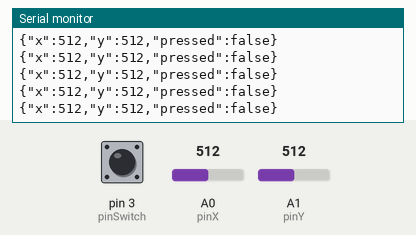
Recording of a sketch running on a simulated Arduino Uno, built for the host (arithmetic inside an expression is 32-bit, double 64-bit). On the bench: the last lines printed to the serial monitor. The inputs (shaded band) are chosen by the test bench; at power-on: A1 (pinY) = 512, A0 (pinX) = 512, pin 3 (pinSwitch) HIGH.

Above: at 7.3 s.
7.4 s: A1 (pinY) set to 111
At 8.4 s:
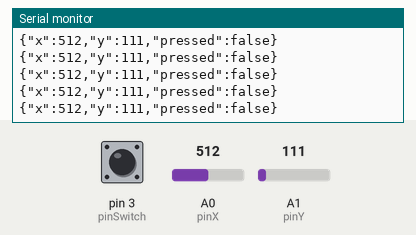
10.4 s: A1 (pinY) set to 93
At 10.9 s:
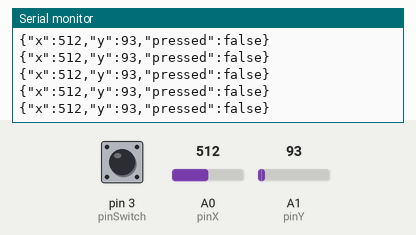
15.9 s: A0 (pinX) set to 8
At 16.7 s:
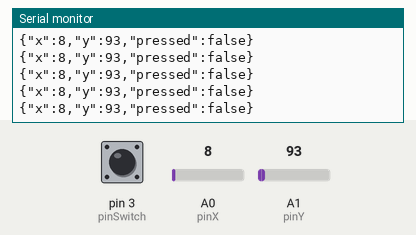
18.9 s: A0 (pinX) set to 11
At 19.6 s:
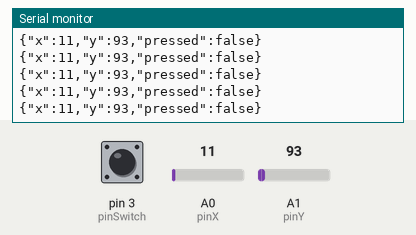
Timing chart, 0 to 21.9 s (numbered marks = the images above; inputs shaded):
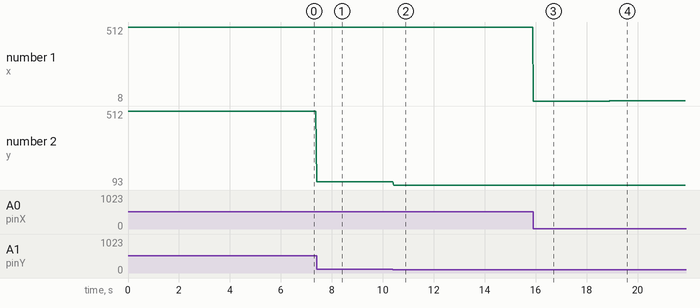

Measured:
- after the input at 7.4 s, the serial monitor: prints a new line at once (image 1)
- after the input at 10.4 s, the serial monitor: prints a new line at once (image 2)
- after the input at 15.9 s, the serial monitor: prints a new line at once (image 3)
- after the input at 18.9 s, the serial monitor: prints a new line at once (image 4)
- plotted number 1: 512 → 8 after the input at 15.9 s, 8 → 11 after the input at 18.9 s
- plotted number 2: 512 → 111 after the input at 7.4 s, 111 → 93 after the input at 10.4 s

The sketch:

json.ino
```cpp
// Please see README.md

#include <ArduinoJson.h>
#define pinX 0
#define pinY 1
#define pinSwitch 3

void setup() {
  // Need to set up digital pin as an input
  // (unnecessary for analog)
  pinMode(pinSwitch, INPUT_PULLUP);

  // Setup serial
  Serial.begin(9600);

  // Wait for serial port to be initalised
  while (!Serial) continue;

}

void loop() {
  // Read data
  int x = analogRead(pinX);
  int y = analogRead(pinY);
  bool pressed = digitalRead(pinSwitch) == LOW;

  // Allocate memory for what we're going to send
  // 61 was calculated via: https://arduinojson.org/v5/assistant/
  StaticJsonBuffer<61> jsonBuffer;

  // Construct JSON
  JsonObject& root = jsonBuffer.createObject();
  root["x"] = x;
  root["y"] = y;
  root["pressed"] = pressed;

  // Send on serial with a new line
  root.printTo(Serial);
  Serial.println();

}
```
